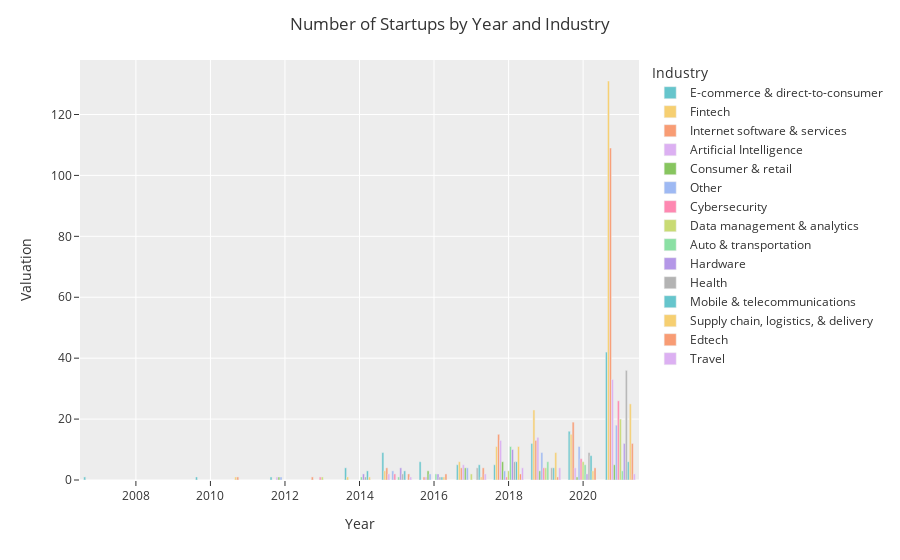

Source (notebook cell):
### Code cell
fig4 = px.bar(df_year_industry_valuation_count, x="Year", y="Number", color="Industry", barmode='group',color_discrete_sequence=px.colors.qualitative.Pastel)
fig4.update_layout(xaxis_title='Year',yaxis_title='Valuation',title='Number of Startups by Year and Industry')
fig4.show()

### Figure 1 — Plotly figure (JSON) as saved in the notebook; plotly's stock layout.template omitted (floating-point values rounded to 4 significant figures)
{"data": [{"alignmentgroup": "True", "hovertemplate": "Industry=E-commerce & direct-to-consumer<br>Year=%{x}<br>Number=%{y}<extra></extra>", "legendgroup": "E-commerce & direct-to-consumer", "marker": {"color": "rgb(102, 197, 204)", "pattern": {"shape": ""}}, "name": "E-commerce & direct-to-consumer", "offsetgroup": "E-commerce & direct-to-consumer", "orientation": "v", "showlegend": true, "textposition": "auto", "type": "bar", "x": [2007, 2010, 2012, 2014, 2015, 2016, 2017, 2018, 2019, 2020, 2021], "xaxis": "x", "y": [1, 1, 1, 4, 9, 6, 5, 5, 12, 16, 42], "yaxis": "y"}, {"alignmentgroup": "True", "hovertemplate": "Industry=Fintech<br>Year=%{x}<br>Number=%{y}<extra></extra>", "legendgroup": "Fintech", "marker": {"color": "rgb(246, 207, 113)", "pattern": {"shape": ""}}, "name": "Fintech", "offsetgroup": "Fintech", "orientation": "v", "showlegend": true, "textposition": "auto", "type": "bar", "x": [2011, 2014, 2015, 2017, 2018, 2019, 2020, 2021], "xaxis": "x", "y": [1, 1, 3, 6, 11, 23, 15, 131], "yaxis": "y"}, {"alignmentgroup": "True", "hovertemplate": "Industry=Internet software & services<br>Year=%{x}<br>Number=%{y}<extra></extra>", "legendgroup": "Internet software & services", "marker": {"color": "rgb(248, 156, 116)", "pattern": {"shape": ""}}, "name": "Internet software & services", "offsetgroup": "Internet software & services", "orientation": "v", "showlegend": true, "textposition": "auto", "type": "bar", "x": [2011, 2013, 2015, 2016, 2017, 2018, 2019, 2020, 2021], "xaxis": "x", "y": [1, 1, 4, 1, 4, 15, 13, 19, 109], "yaxis": "y"}, {"alignmentgroup": "True", "hovertemplate": "Industry=Artificial Intelligence<br>Year=%{x}<br>Number=%{y}<extra></extra>", "legendgroup": "Artificial Intelligence", "marker": {"color": "rgb(220, 176, 242)", "pattern": {"shape": ""}}, "name": "Artificial Intelligence", "offsetgroup": "Artificial Intelligence", "orientation": "v", "showlegend": true, "textposition": "auto", "type": "bar", "x": [2012, 2015, 2016, 2017, 2018, 2019, 2020, 2021], "xaxis": "x", "y": [1, 2, 1, 5, 13, 14, 4, 33], "yaxis": "y"}, {"alignmentgroup": "True", "hovertemplate": "Industry=Consumer & retail<br>Year=%{x}<br>Number=%{y}<extra></extra>", "legendgroup": "Consumer & retail", "marker": {"color": "rgb(135, 197, 95)", "pattern": {"shape": ""}}, "name": "Consumer & retail", "offsetgroup": "Consumer & retail", "orientation": "v", "showlegend": true, "textposition": "auto", "type": "bar", "x": [2012, 2016, 2017, 2018, 2019, 2020, 2021], "xaxis": "x", "y": [1, 3, 4, 6, 3, 1, 5], "yaxis": "y"}, {"alignmentgroup": "True", "hovertemplate": "Industry=Other<br>Year=%{x}<br>Number=%{y}<extra></extra>", "legendgroup": "Other", "marker": {"color": "rgb(158, 185, 243)", "pattern": {"shape": ""}}, "name": "Other", "offsetgroup": "Other", "orientation": "v", "showlegend": true, "textposition": "auto", "type": "bar", "x": [2012, 2015, 2016, 2017, 2018, 2019, 2020, 2021], "xaxis": "x", "y": [1, 3, 2, 4, 3, 9, 11, 18], "yaxis": "y"}, {"alignmentgroup": "True", "hovertemplate": "Industry=Cybersecurity<br>Year=%{x}<br>Number=%{y}<extra></extra>", "legendgroup": "Cybersecurity", "marker": {"color": "rgb(254, 136, 177)", "pattern": {"shape": ""}}, "name": "Cybersecurity", "offsetgroup": "Cybersecurity", "orientation": "v", "showlegend": true, "textposition": "auto", "type": "bar", "x": [2013, 2015, 2018, 2019, 2020, 2021], "xaxis": "x", "y": [1, 2, 1, 4, 7, 26], "yaxis": "y"}, {"alignmentgroup": "True", "hovertemplate": "Industry=Data management & analytics<br>Year=%{x}<br>Number=%{y}<extra></extra>", "legendgroup": "Data management & analytics", "marker": {"color": "rgb(201, 219, 116)", "pattern": {"shape": ""}}, "name": "Data management & analytics", "offsetgroup": "Data management & analytics", "orientation": "v", "showlegend": true, "textposition": "auto", "type": "bar", "x": [2013, 2017, 2018, 2019, 2020, 2021], "xaxis": "x", "y": [1, 2, 3, 4, 6, 20], "yaxis": "y"}, {"alignmentgroup": "True", "hovertemplate": "Industry=Auto & transportation<br>Year=%{x}<br>Number=%{y}<extra></extra>", "legendgroup": "Auto & transportation", "marker": {"color": "rgb(139, 224, 164)", "pattern": {"shape": ""}}, "name": "Auto & transportation", "offsetgroup": "Auto & transportation", "orientation": "v", "showlegend": true, "textposition": "auto", "type": "bar", "x": [2014, 2015, 2016, 2018, 2019, 2020, 2021], "xaxis": "x", "y": [1, 1, 2, 11, 6, 5, 3], "yaxis": "y"}, {"alignmentgroup": "True", "hovertemplate": "Industry=Hardware<br>Year=%{x}<br>Number=%{y}<extra></extra>", "legendgroup": "Hardware", "marker": {"color": "rgb(180, 151, 231)", "pattern": {"shape": ""}}, "name": "Hardware", "offsetgroup": "Hardware", "orientation": "v", "showlegend": true, "textposition": "auto", "type": "bar", "x": [2014, 2015, 2016, 2018, 2020, 2021], "xaxis": "x", "y": [2, 4, 2, 10, 2, 12], "yaxis": "y"}, {"alignmentgroup": "True", "hovertemplate": "Industry=Health<br>Year=%{x}<br>Number=%{y}<extra></extra>", "legendgroup": "Health", "marker": {"color": "rgb(179, 179, 179)", "pattern": {"shape": ""}}, "name": "Health", "offsetgroup": "Health", "orientation": "v", "showlegend": true, "textposition": "auto", "type": "bar", "x": [2014, 2015, 2016, 2017, 2018, 2019, 2020, 2021], "xaxis": "x", "y": [1, 2, 1, 4, 6, 4, 9, 36], "yaxis": "y"}, {"alignmentgroup": "True", "hovertemplate": "Industry=Mobile & telecommunications<br>Year=%{x}<br>Number=%{y}<extra></extra>", "legendgroup": "Mobile & telecommunications", "marker": {"color": "rgb(102, 197, 204)", "pattern": {"shape": ""}}, "name": "Mobile & telecommunications", "offsetgroup": "Mobile & telecommunications", "orientation": "v", "showlegend": true, "textposition": "auto", "type": "bar", "x": [2014, 2015, 2016, 2017, 2018, 2019, 2020, 2021], "xaxis": "x", "y": [3, 3, 1, 5, 6, 4, 8, 6], "yaxis": "y"}, {"alignmentgroup": "True", "hovertemplate": "Industry=Supply chain, logistics, & delivery<br>Year=%{x}<br>Number=%{y}<extra></extra>", "legendgroup": "Supply chain, logistics, & delivery", "marker": {"color": "rgb(246, 207, 113)", "pattern": {"shape": ""}}, "name": "Supply chain, logistics, & delivery", "offsetgroup": "Supply chain, logistics, & delivery", "orientation": "v", "showlegend": true, "textposition": "auto", "type": "bar", "x": [2014, 2016, 2017, 2018, 2019, 2020, 2021], "xaxis": "x", "y": [1, 1, 1, 11, 9, 3, 25], "yaxis": "y"}, {"alignmentgroup": "True", "hovertemplate": "Industry=Edtech<br>Year=%{x}<br>Number=%{y}<extra></extra>", "legendgroup": "Edtech", "marker": {"color": "rgb(248, 156, 116)", "pattern": {"shape": ""}}, "name": "Edtech", "offsetgroup": "Edtech", "orientation": "v", "showlegend": true, "textposition": "auto", "type": "bar", "x": [2015, 2016, 2017, 2018, 2019, 2020, 2021], "xaxis": "x", "y": [2, 2, 4, 2, 1, 4, 12], "yaxis": "y"}, {"alignmentgroup": "True", "hovertemplate": "Industry=Travel<br>Year=%{x}<br>Number=%{y}<extra></extra>", "legendgroup": "Travel", "marker": {"color": "rgb(220, 176, 242)", "pattern": {"shape": ""}}, "name": "Travel", "offsetgroup": "Travel", "orientation": "v", "showlegend": true, "textposition": "auto", "type": "bar", "x": [2015, 2017, 2018, 2019, 2021], "xaxis": "x", "y": [1, 2, 4, 4, 2], "yaxis": "y"}], "layout": {"barmode": "group", "legend": {"title": {"text": "Industry"}, "tracegroupgap": 0}, "margin": {"t": 60}, "title": {"text": "Number of Startups by Year and Industry"}, "xaxis": {"anchor": "y", "domain": [0, 1], "title": {"text": "Year"}}, "yaxis": {"anchor": "x", "domain": [0, 1], "title": {"text": "Valuation"}}}}
